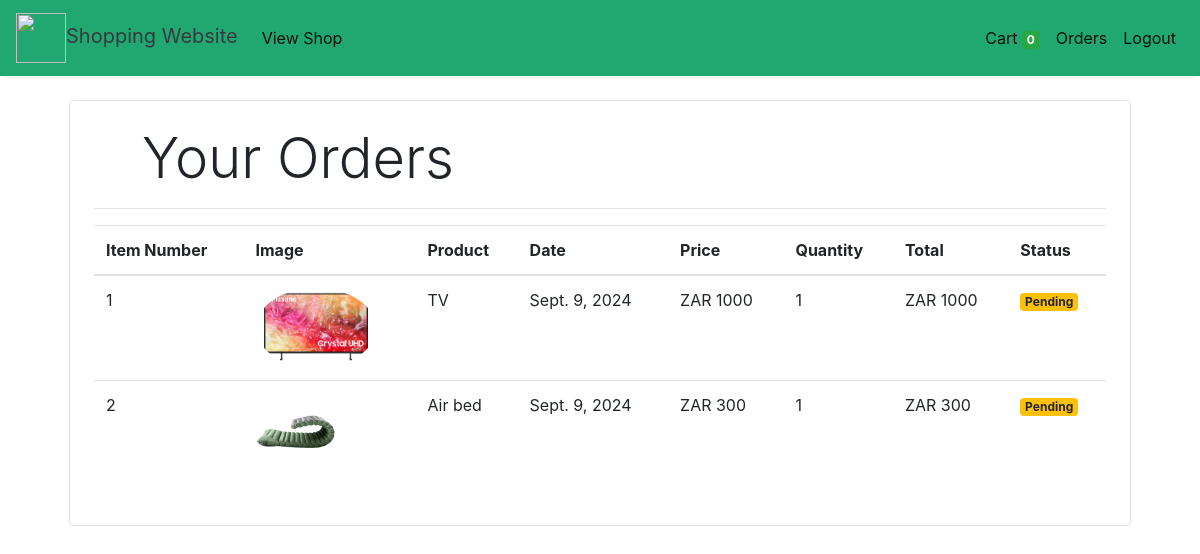
The page /orders (signed in) on the database its author committed.
### store/models/orders.py (models this page shows, shortened)
class Order(models.Model):
    product = models.ForeignKey(Products,
                                on_delete=models.CASCADE)
    customer = models.ForeignKey(Customer,
                                 on_delete=models.CASCADE)
    quantity = models.IntegerField(default=1)
    price = models.IntegerField()
    address = models.CharField (max_length=50, default='', blank=True)
    phone = models.CharField (max_length=50, default='', blank=True)
    date = models.DateField (default=datetime.datetime.today)
    status = models.BooleanField (default=False)
    @staticmethod
    def get_orders_by_customer(customer_id):
        return Order.objects.filter(customer=customer_id).order_by('-date')

### store/models/product.py (models this page shows, shortened)
class Products(models.Model):
    name = models.CharField(max_length=60)
    price= models.IntegerField(default=0)
    category= models.ForeignKey(Category,on_delete=models.CASCADE,default=1 )
    description= models.CharField(max_length=250, default='', blank=True, null= True)
    image= models.ImageField(upload_to='uploads/products/')

### store/middlewares/auth.py (the view)
    def middleware(request):
        print(request.session.get('customer'))
        returnUrl = request.META['PATH_INFO']
        print(request.META['PATH_INFO'])
        if not request.session.get('customer'):
           return redirect(f'login?return_url={returnUrl}')
        response = get_response(request)
        return response

### store/templatetags/custom_filter.py (called while the page is built)
@register.filter(name='currency')
def currency(number):
    return "ZAR "+str(number)

@register.filter(name='multiply')
def multiply(number , number1):
    return number * number1

### store/views/orders.py (called while the page is built)
    def get(self , request ):
        customer = request.session.get('customer')
        orders = Order.get_orders_by_customer(customer)
        print(orders)
        return render(request , 'orders.html'  , {'orders' : orders})

### store/templates/orders.html
{% extends 'base.html' %}
{% block content %}
{% load cart %}
{% load custom_filter %}
<div class="container">
   <div class="border rounded p-4 m-4">
        <p class="display-4 pl-4 ml-4">Your Orders</p>
        <hr>
        <table class="table">
            <thead>
                <tr>
                    <th>Item Number</th>
                    <th>Image</th>
                    <th>Product</th>
                    <th>Date</th>
                    <th>Price</th>
                    <th>Quantity</th>
                    <th>Total</th>
                    <th>Status</th>
                </tr>
            </thead>
            <tbody>
                {% for order in orders %}
                <tr>
                    <td>{{forloop.counter}}</td>
                    <td><img style="height: 80px;" class="rounded-circle" src="{{order.product.image.url}}" alt=""></td>
                    <td>{{order.product.name}}</td>
                    <td>{{order.date}}</td>
                    <td>{{order.price|currency}}</td>
                    <td>{{order.quantity}}</td>
                    <td>{{order.quantity|multiply:order.price|currency}}</td>
                    {% if order.status %}
                    <td><small class="badge badge-success">Completed</small></td>
                    {%else%}
                    <td><small class="badge badge-warning">Pending</small></td>
                    {% endif %}
                </tr>
                {% endfor %}
            </tbody>
        </table>
   </div>
</div>
{% endblock %}

### rows shown on the page
Order: product.image (picture), product.name "TV", date "Sept. 9, 2024", price "ZAR 1000", quantity "1", quantity|multiply "ZAR 1000", status "Pending"
Order: product.image (picture), product.name "Air bed", date "Sept. 9, 2024", price "ZAR 300", quantity "1", quantity|multiply "ZAR 300", status "Pending"

### other values the page prints
{{ request.session.cart.keys|length }} "0"
